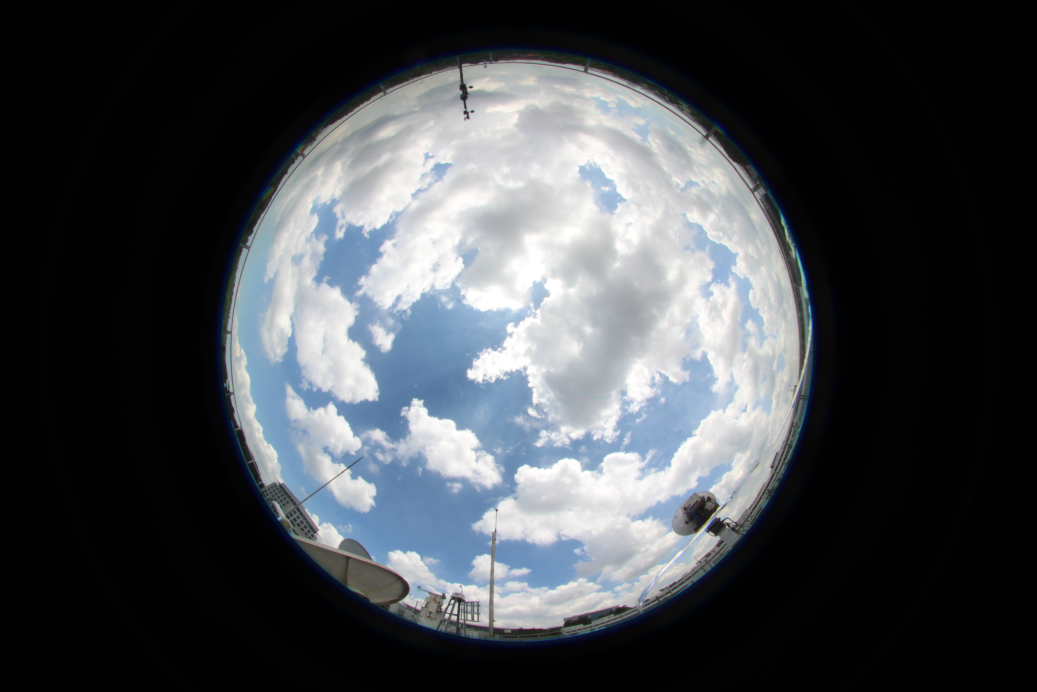
#> input picture input/2016-03-10-12-16-04-wahrsis3.jpg, 5184 x 3456 px (shown at 1/5 size)
$ python cloud_coverage_example.py
#> lines starting #> are read from the running program, lines starting #| are printed output that depends on the picture; after the words box and inside, x2 and y2 are one past the last pixel; in counts of white or black regions, pixels touching at a corner belong together
### scripts/undistortImg.py
import numpy as np
from scipy import interpolate
import scripts.internal_calibration

def undistortCC(img, sizeResult = [500, 500, 3] , altitude = 150 , rot = np.array([[1, 0, 0], [0, 1, 0], [0, 0, 1]]) , trans = np.array([[0], [0], [0]]) , bearing = 0 , elevation = 0 , pixelWidth=1, cuda=False):
    """Undistort a fish-eye image to a standard camera image by a ray-tracing approach.
    img: the fish-eye image to undistort
    sizeResult: the size of the output undistorted image [pixels]
    altitude: the altitude of the virtual image plane to form the undistorted image [meters]
    rot: a rotation matrix (3x3) to cope with the misalignement of the image
    trans: a translation matrix (3x1) to cope with the misalignement of the image
    bearing: the bearing angle of the undistorted plane (in degrees)
    elevation: the elevation angle of the undistorted plane (in degrees)
    pixelWidth: the width in real world coordinates of one pixel of the undistorted image [meters]
    cuda: set to True if cuda (GPU) interpolation is used
    """

    centerImage = np.array([sizeResult[1]/2, sizeResult[0]/2])

    if len(np.shape(img)) == 3:
        R = img[:,:,0]
        G = img[:,:,1]
        B = img[:,:,2]

    sizeImg = img.shape
    posX, posY = np.meshgrid(np.arange(sizeImg[1]), np.arange(sizeImg[0]))
    posX = posX + 1
    posY = posY + 1

    mapY, mapX = np.meshgrid(np.arange(sizeResult[1]), np.arange(sizeResult[0]))
    mapX = mapX + 1
    mapY = mapY + 1
    distCenterX = (mapX.ravel(order='F') - centerImage[0]) * pixelWidth
    distCenterY = (mapY.ravel(order='F') - centerImage[1]) * pixelWidth
    distCenterZ = np.tile(-altitude, (distCenterX.shape[0], 1))

    bearing = np.radians(bearing)
    elevation = np.radians(elevation)
    rotHg = np.array([[np.cos(elevation), 0, np.sin(elevation)], [0, 1, 0], [-np.sin(elevation), 0, np.cos(elevation)]])
    rotBearing = np.array([[np.cos(bearing), -np.sin(bearing), 0], [np.sin(bearing), np.cos(bearing), 0], [0, 0, 1]])

    worldCoords = np.column_stack((distCenterX, distCenterY, distCenterZ)).T

    worldCoords = np.dot(rotHg, worldCoords)
    worldCoords = np.dot(rotBearing, worldCoords)
    worldCoords = np.dot(rot.T, worldCoords - trans)

    m = scripts.internal_calibration.world2cam(worldCoords)

    if len(np.shape(img)) == 3:
        if cuda:
            result = cuda_interpolate3D(img, m, (sizeResult[0], sizeResult[1]))
        else:
            ip = interpolate.RectBivariateSpline(np.arange(sizeImg[0]), np.arange(sizeImg[1]), R)
            resultR = ip.ev(m[0,:]-1, m[1,:]-1)
            resultR = resultR.reshape(sizeResult[0], sizeResult[1],order='F')
            np.clip(resultR, 0, 255, out=resultR)
            resultR = resultR.astype('uint8')

            ip = interpolate.RectBivariateSpline(np.arange(sizeImg[0]), np.arange(sizeImg[1]), G)
            resultG = ip.ev(m[0,:]-1, m[1,:]-1)
            resultG = resultG.reshape(sizeResult[0], sizeResult[1],order='F')
            np.clip(resultG, 0, 255, out=resultG)
            resultG = resultG.astype('uint8')

            ip = interpolate.RectBivariateSpline(np.arange(sizeImg[0]), np.arange(sizeImg[1]), B)
            resultB = ip.ev(m[0,:]-1, m[1,:]-1)
            resultB = resultB.reshape(sizeResult[0], sizeResult[1],order='F')
            np.clip(resultB, 0, 255, out=resultB)
            resultB = resultB.astype('uint8')

            result = np.zeros(sizeResult).astype('uint8')
            result[:,:,0] = resultR
            result[:,:,1] = resultG
            result[:,:,2] = resultB
    else:
        if cuda:
            result = cuda_interpolate(img, m, (sizeResult[0], sizeResult[1]))
        else:
            ip = interpolate.RectBivariateSpline(np.arange(sizeImg[0]), np.arange(sizeImg[1]), img)
            result = ip.ev(m[0,:]-1, m[1,:]-1)
            result = result.reshape(sizeResult[0], sizeResult[1],order='F')
            np.clip(result, 0, 255, out=result)
            result = result.astype('uint8')

    return result

### scripts/color16mask.py
import numpy as np
np.seterr(divide='ignore', invalid='ignore')
from collections import namedtuple
from scripts.showasImage import *
from scripts.normalize_array import *
import colorsys


def colorc15mask(input_image,mask_image):
	# All matrices are normalized from 0 to 1

	[rows,cols]=mask_image.shape

	# Input image is a numpy 3D array

	red = input_image[:,:,2]
	green = input_image[:,:,1]
	blue = input_image[:,:,0]

	red = red.astype(float)
	green = green.astype(float)
	blue = blue.astype(float)

	# RGB images for transfer
	red_image = np.multiply(red,mask_image)
	green_image = np.multiply(green,mask_image)
	blue_image = np.multiply(blue,mask_image)

	im_mask = mask_image.flatten()
	find_loc = np.where(im_mask==1)
	find_loc = list(find_loc)

	red = red.flatten()
	blue = blue.flatten()
	green = green.flatten()

	red_select = red[list(find_loc)]
	green_select = green[list(find_loc)]
	blue_select = blue[list(find_loc)]


	# BR image
	br_num = blue_select - red_select
	br_den = blue_select + red_select
	BR = br_num/br_den
	BR[np.isnan(BR)] = 0  # Replacing all NANs with 0
	BR = showasImage(BR)  # Scale it to 0 to 255.


	# Final image (with proper mask) for transfer
	index = 0
	BR_image = np.zeros([rows,cols])


	for i in range(0,rows):
		for j in range(0,cols):
			if mask_image[i,j]==1:
				BR_image[i,j] = BR[index]
				index = index + 1


	return(BR_image)

### scripts/showasImage.py
import numpy as np

def showasImage(input_matrix):

	is_matrix = len(input_matrix.shape)

	if is_matrix == 2: # Input is a 2D numpy array


		(rows,cols) = input_matrix.shape

		output_matrix = np.zeros([rows,cols])

		inp_flat = input_matrix.flatten()

		min_value = np.amin(inp_flat)
		max_value = np.amax(inp_flat)

		diff = max_value - min_value

		for i in range(0,rows):
			for j in range(0,cols):
				output_matrix[i,j] = ((input_matrix[i,j] - min_value)/diff)*255

	else:	# Input is a 1D numpy array
		(rows) = input_matrix.size
		output_matrix = np.zeros(rows)

		inp_flat = input_matrix

		min_value = np.amin(inp_flat)
		max_value = np.amax(inp_flat)

		diff = max_value - min_value

		for i in range(0,rows):
			output_matrix[i] = ((input_matrix[i] - min_value)/diff)*255


	return(output_matrix)

### scripts/internal_calibration.py
import numpy as np

OCAM_MODEL_WAHRSIS1 = {'ss': np.array([-1000.420204765826, 0, 0.0004143028616796895, -0.0000001326602517023016, 0.0000000001189063438897328]),
              'xc': 1699.292086924051,
              'yc': 2623.857945863851,
              'c': 1.001497578774721,
              'd': 0.0001648328572544254,
              'e': -0.0003701714803382626,
              'width': 5184,
              'height': 3456,
              'pol': np.array([17.093112021290, 116.906832105765, 302.590771505238, 358.151930866653, 198.778850887297, 122.119010267068, 142.058271377689, -29.881556376064, 796.234464713210, 1454.477993845334])
          }

OCAM_MODEL_WAHRSIS3 = {'ss': np.array([-940.0536263327799, 0, -0.0004350078189360874, 0.000001992235625021194, -0.000000001852994427341681, 0.0000000000006287859561021287]),
              'xc': 1726.489990802254,
              'yc': 2595.583938922679,
              'c': 1,
              'd': 0,
              'e': 0,
              'width': 5184,
              'height': 3456,
              'pol': np.array([-1166.985385855834, -12615.37445538732, -60167.43456926524, -166119.1504969074, -292426.6785305706, -340068.9318239510, -261283.4698211940, -128980.5723102148, -39142.61635247536, -7226.750896152065, -568.4425015568790, 247.6483120616119, -285.3734583902227, 587.9778246127931, 1426.899976068007])
          }

OCAM_MODEL_RESIZED = {'ss': np.array([-196.0652346266524, 0, 0.001551354130936, 0.000002271715547157454]),
              'xc': 333,
              'yc': 500,
              'c': 1.001518936559905,
              'd': -0.0006074390779041386,
              'e': -0.0006157623771845934,
              'width': 1000,
              'height': 667,
              'pol': np.array([0.5824584941954, 2.7882658700455, 4.5626523182331, 4.3499398597064, 7.2151606816907, 11.7412839474610, 21.5284591696463, 44.0268208367333, 38.7907086632400, 195.0923410592154, 296.8080381628882])
          }


# Project a give pixel point onto the unit sphere
#   M=CAM2WORLD=(m, ocam_model) returns the 3D coordinates of the vector
#   emanating from the single effective viewpoint on the unit sphere
# [34 lines left out: function cam2world, not called in this run]


# Projects a 3D point on to the image
#   m=WORLD2CAM_FAST(M, ocam_model) projects a 3D point on to the
#   image and returns the pixel coordinates. This function uses an approximation of the inverse
#   polynomial to compute the reprojected point. Therefore it is very fast.
def world2cam(M, ocam_model = None):

    if ocam_model:
        xc = ocam_model['xc']
        yc = ocam_model['yc']
        c = ocam_model['c']
        d = ocam_model['d']
        e = ocam_model['e']
        pol = ocam_model['pol']

        norm = np.sqrt(np.power(M[0,:], 2) + np.power(M[1,:], 2))
        norm[norm == 0] = np.spacing(1)

        theta = np.arctan(M[2,:] / norm)
        rho = np.polyval(pol, theta)

        x = M[0,:]/norm*rho
        y = M[1,:]/norm*rho

        m = np.array([x*c + y*d + xc, x*e + y + yc])
        return m
    else:
        azimuths = np.arctan2(M[0,:], M[1,:])
        elevations = np.arccos(-M[2,:]/np.sqrt(np.power(M[0,:],2) + np.power(M[1,:],2) + np.power(M[2,:],2)))

        r = 1472/np.sin(np.pi/4)*np.sin(elevations/2)
        m1 = 1728 + r*np.sin(azimuths)
        m2 = 2592 + r*np.cos(azimuths)

        return np.column_stack((m1, m2)).T

### cloud_coverage_example.py
# Import the libraries
import cv2
import matplotlib
import matplotlib.pyplot as plt
import matplotlib.cm as cm
import numpy as np


# User defined functions
from scripts.cmask import *
from scripts.color16mask import *
from scripts.internal_calibration import *
from scripts.make_cluster_mask import *
from scripts.undistortImg import *
from scripts.showasImage import *


# Sample image
image_loc = './input/2016-03-10-12-16-04-wahrsis3.jpg'

im = cv2.imread(image_loc)
#> im is the input picture: shape (3456, 5184, 3); mean B, G, R 75.5, 71.5, 67.5
plt.figure(1)
plt.imshow(im[:,:,[2,1,0]])
plt.show()


# Undistorting the image
unImage = undistortCC(im)
#> in undistortCC, `np.clip(resultR, 0, 255, out=resultR)`:
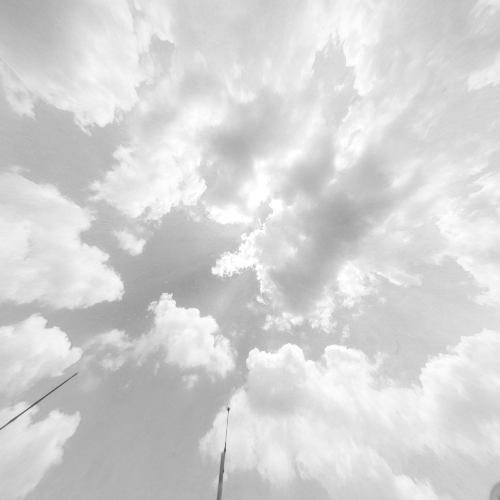
#> resultR: shape (500, 500) float64; min 75.2, max 255, mean 212.9
#> in undistortCC, `np.clip(resultG, 0, 255, out=resultG)`: resultG: shape (500, 500) float64; min 64.4, max 255, mean 200.7
#> in undistortCC, `resultG = resultG.astype('uint8')`:
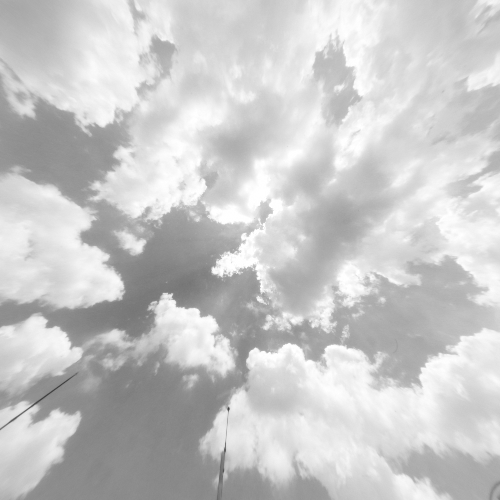
#> resultG: shape (500, 500); min 64, max 255, mean 200.2
#> in undistortCC, `resultB = resultB.reshape(sizeResult[0], sizeResult[1],order='F')`:
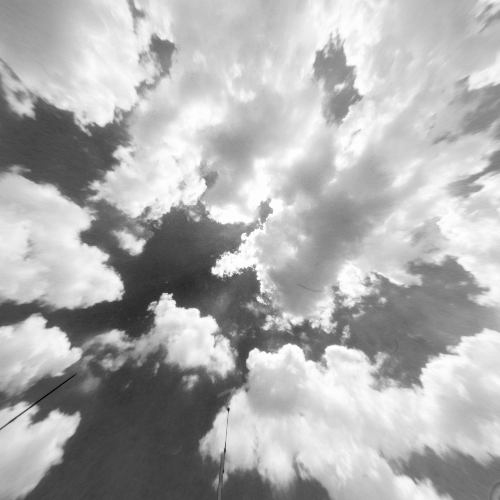
#> resultB: shape (500, 500) float64; min 48.67, max 256, mean 190.5; drawn with min black and max white
#> in undistortCC, `np.clip(resultB, 0, 255, out=resultB)`: resultB: shape (500, 500) float64; 0.46% of pixels changed, all inside (x1, y1, x2, y2) = (161, 14, 492, 394)
#> in undistortCC, `resultB = resultB.astype('uint8')`:
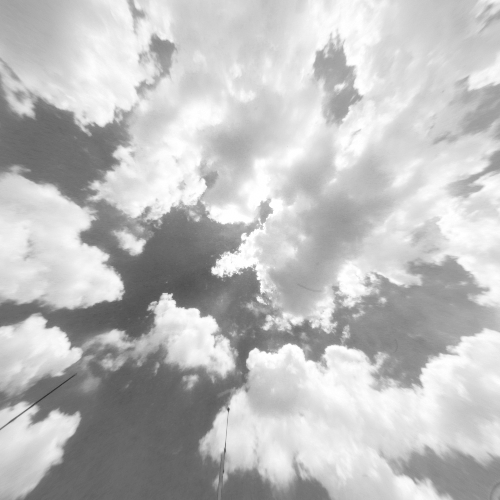
#> resultB: shape (500, 500); min 48, max 255, mean 190
#> in undistortCC, `result[:,:,0] = resultR`:
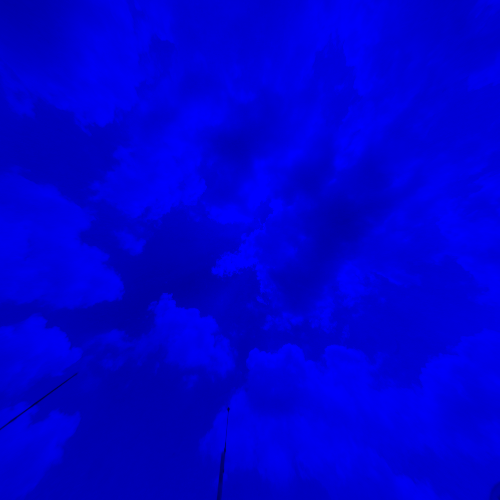
#> result: shape (500, 500, 3); mean of channels 0, 1, 2 212.4, 0, 0; drawn as B, G, R
#> in undistortCC, `result[:,:,1] = resultG`:
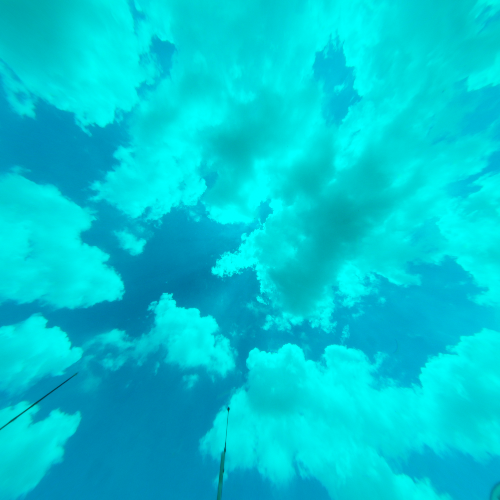
#> result: shape (500, 500, 3); mean of channels 0, 1, 2 212.4, 200.2, 0; drawn as B, G, R
#> in undistortCC, `result[:,:,2] = resultB`:
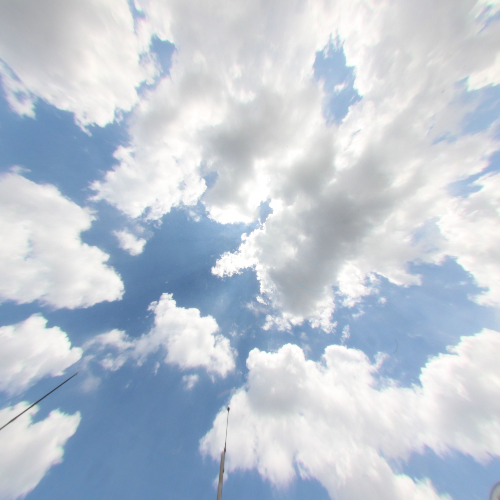
#> result: shape (500, 500, 3); mean of channels 0, 1, 2 212.4, 200.2, 190; drawn as B, G, R
plt.figure(2)
plt.imshow(unImage[:,:,[2,1,0]])
plt.savefig('./results/undistortedImage.pdf', format='pdf')
plt.show()


# Calculation of the coverage
im = unImage
(rows,cols,_)=im.shape
#> rows = 500; cols = 500
im_mask = np.ones((rows,cols))
(inp_mat) = colorc15mask(im,im_mask)
#> in colorc15mask, `find_loc = list(find_loc)`: find_loc = 1 item
#> in showasImage, `min_value = np.amin(inp_flat)`: min_value = -0.1
#> in showasImage, `max_value = np.amax(inp_flat)`: max_value = 0.333
#> in showasImage, `diff = max_value - min_value`: diff = 0.433
#> after the loop in colorc15mask, `for i in range(0,rows):`: BR_image: shape (500, 500) float64; every value is 0
#> after the loop in colorc15mask, `for i in range(0,rows):`: index = 0
#> (the run stopped early here; a loop or call above may not have finished)
